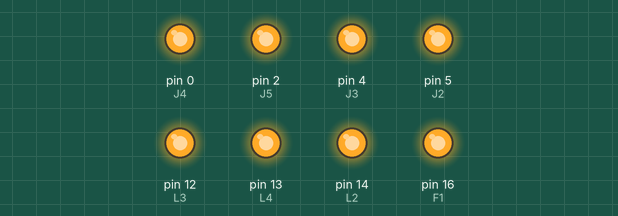
Recording of a sketch running on a simulated Arduino Uno, built with avr-gcc and run on an emulated ATmega328P. Parts: output pins drawn as LEDs (lit = HIGH).

Above: at 0.1 s.
At 3.1 s:
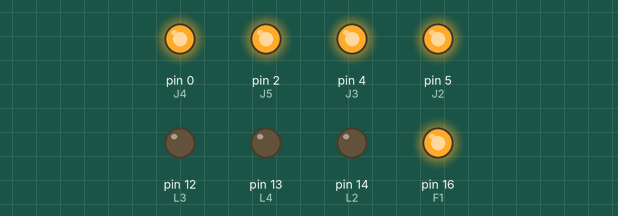
At 7.1 s:
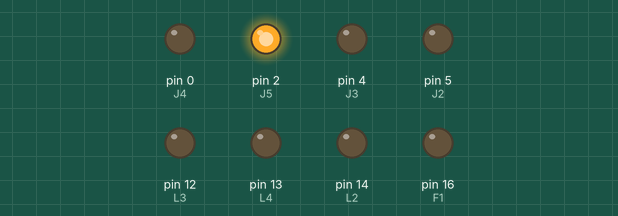
At 14.1 s:
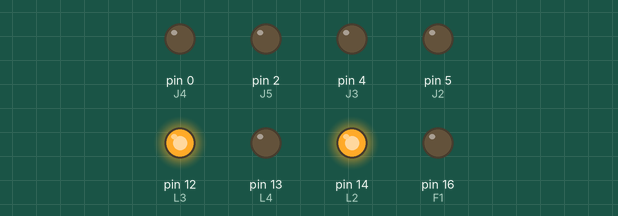
At 22.1 s:
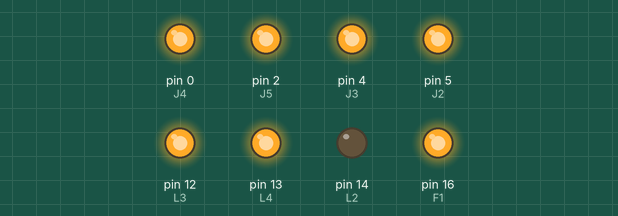
At 29.1 s:
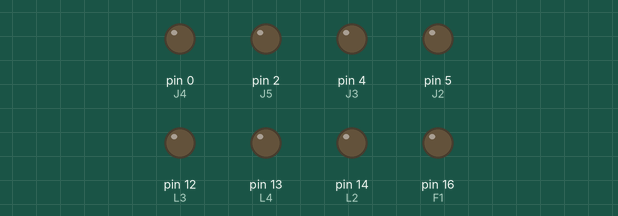
Timing chart, 0 to 40.0 s (numbered marks = the images above):
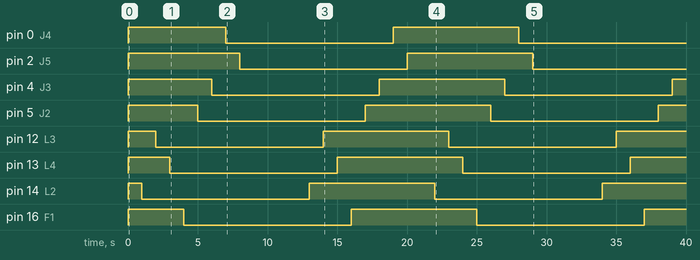

Measured:
- by itself, pin 0 (J4): HIGH → LOW at 7.0 s, → HIGH 12.0 s later, → LOW 9.0 s later
- by itself, pin 2 (J5): HIGH → LOW at 8.0 s, → HIGH 12.0 s later, → LOW 9.0 s later
- by itself, pin 4 (J3), pin 5 (J2), pin 12 (L3), pin 13 (L4), pin 14 (L2), pin 16 (F1): alternates HIGH for 9.0 s and LOW for 12.0 s

The sketch:

RELAY_CONTROL.ino
```cpp
//
#define J2 5
#define J3 4
#define J4 0
#define J5 2
//#define F2 14
//#define L1 16

#define L2 14
#define L3 12
#define L4 13
#define F1 16
//#define F2 5
//#define L1 4


void setup()
{
//  pinMode(L1,OUTPUT);
  pinMode(L2,OUTPUT);
  pinMode(L3,OUTPUT);
  pinMode(L4,OUTPUT);
  pinMode(F1,OUTPUT);
  pinMode(J2,OUTPUT);
  pinMode(J3,OUTPUT);
  pinMode(J4,OUTPUT);
  pinMode(J5,OUTPUT);
//  pinMode(F2,OUTPUT);
//  digitalWrite(L1,HIGH);
  digitalWrite(L2,HIGH);
  digitalWrite(L3,HIGH);
  digitalWrite(L4,HIGH);
  digitalWrite(F1,HIGH);
  digitalWrite(J2,HIGH);
  digitalWrite(J3,HIGH);
  digitalWrite(J4,HIGH);
  digitalWrite(J5,HIGH);
//
//  digitalWrite(F2,HIGH);
}

void loop()
{

  delay(1000);
  digitalWrite(L2,LOW);
  delay(1000);
  digitalWrite(L3,LOW);
  delay(1000);
  digitalWrite(L4,LOW);
  delay(1000);
  digitalWrite(F1,LOW);
  delay(1000);
  digitalWrite(J2,LOW);
  delay(1000);
  digitalWrite(J3,LOW);
  delay(1000);
  digitalWrite(J4,LOW);
  delay(1000);
  digitalWrite(J5,LOW);
  delay(5000);
//  digitalWrite(L1,HIGH);
  digitalWrite(L2,HIGH);
  delay(1000);
  digitalWrite(L3,HIGH);
  delay(1000);
  digitalWrite(L4,HIGH);
  delay(1000);
  digitalWrite(F1,HIGH);
  delay(1000);

  digitalWrite(J2,HIGH);
  delay(1000);
  digitalWrite(J3,HIGH);
  delay(1000);
  digitalWrite(J4,HIGH);
  delay(1000);
  digitalWrite(J5,HIGH);
  delay(1000);
}
```
